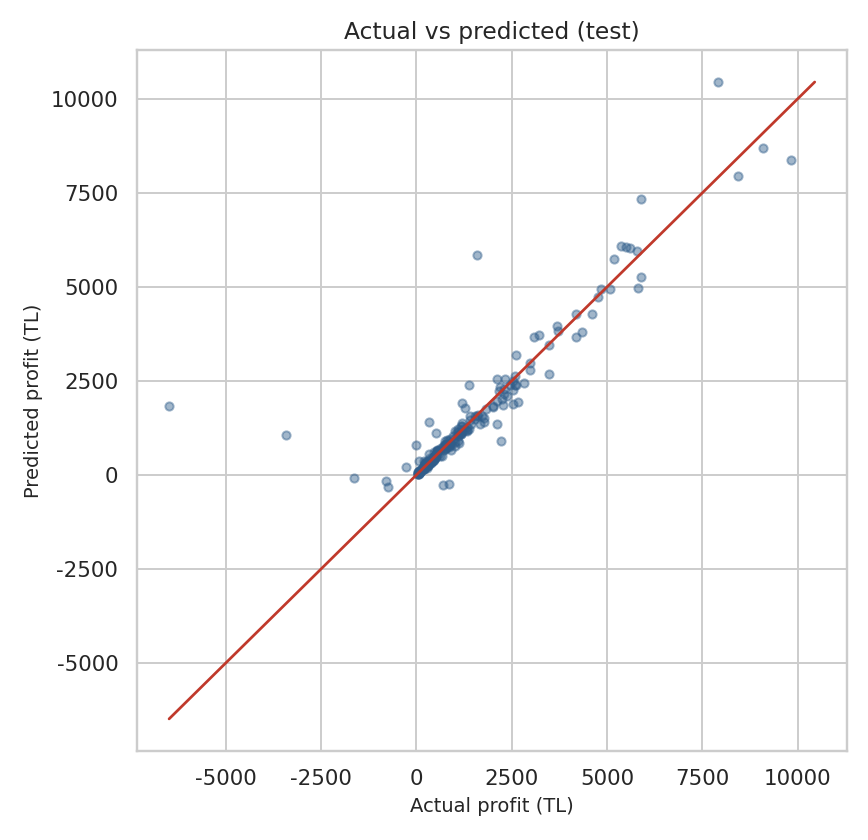
#> input picture reports/figures/actual_vs_predicted.png, 868 x 840 px
$ python make_social_preview.py
#> lines starting #> are read from the running program, lines starting #| are printed output that depends on the picture
"""Build a 1280x640 GitHub social-preview banner. Run from repo root."""

from __future__ import annotations

from pathlib import Path

import matplotlib.pyplot as plt
import matplotlib.image as mpimg
from matplotlib.patches import FancyBboxPatch

ROOT = Path(__file__).resolve().parent.parent
FIG = ROOT / "reports" / "figures"
OUT = FIG / "social_preview.png"

PRIMARY = "#1B3A4B"
GOLD = "#E8EEF2"
ACCENT = "#3D8B6E"
MUTED = "#9BB0BF"


def main() -> None:
    fig = plt.figure(figsize=(12.80, 6.40), dpi=100, facecolor=PRIMARY)
    gs = fig.add_gridspec(1, 2, width_ratios=[1.05, 1.15], wspace=0.04)

    ax_l = fig.add_subplot(gs[0, 0])
    ax_l.set_xlim(0, 1)
    ax_l.set_ylim(0, 1)
    ax_l.axis("off")
    ax_l.set_facecolor(PRIMARY)

    ax_l.text(0.08, 0.82, "SALES PROFIT ANALYSIS", fontsize=11, color=MUTED, fontweight="bold")
    ax_l.text(0.08, 0.68, "Quote-time profit\nprediction", fontsize=22, color="white", fontweight="bold", va="top")
    ax_l.text(0.08, 0.42, "XGBoost  ·  Extra Trees  ·  SHAP", fontsize=11, color=MUTED)

    cards = [
        (0.08, "279 TL", "test MAE"),
        (0.38, "0.77", "test R²"),
        (0.68, "747 TL", "lift / order"),
    ]
    for x, value, label in cards:
        box = FancyBboxPatch(
            (x, 0.10),
            0.26,
            0.24,
            boxstyle="round,pad=0.02,rounding_size=0.03",
            linewidth=0,
            facecolor="#24485C",
        )
        ax_l.add_patch(box)
        ax_l.text(x + 0.13, 0.24, value, ha="center", va="center", color=ACCENT, fontsize=14, fontweight="bold")
        ax_l.text(x + 0.13, 0.15, label, ha="center", va="center", color=MUTED, fontsize=8)

    ax_r = fig.add_subplot(gs[0, 1])
    img = mpimg.imread(FIG / "actual_vs_predicted.png")
#> img is the input picture: shape (840, 868, 4) float32; mean R, G, B, A 0.981, 0.98, 0.981, 1
    ax_r.imshow(img)
    ax_r.axis("off")
    ax_r.set_title("Actual vs predicted (test)", color=GOLD, fontsize=11, pad=8)

    fig.subplots_adjust(left=0.01, right=0.99, top=0.94, bottom=0.04)
    fig.savefig(OUT, dpi=100, facecolor=PRIMARY)
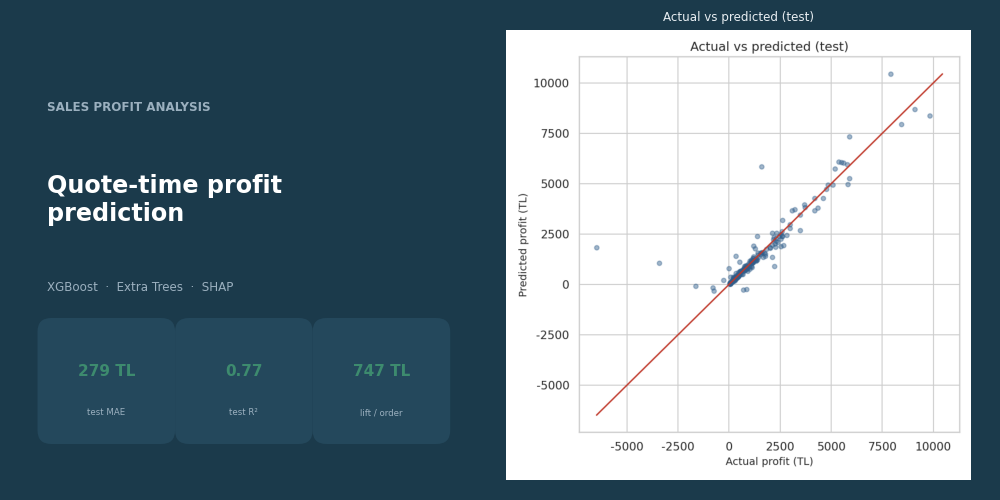
#> figure drawn by matplotlib, 2 panels
    plt.close(fig)
    print("Wrote reports/figures/social_preview.png")


if __name__ == "__main__":
    main()
